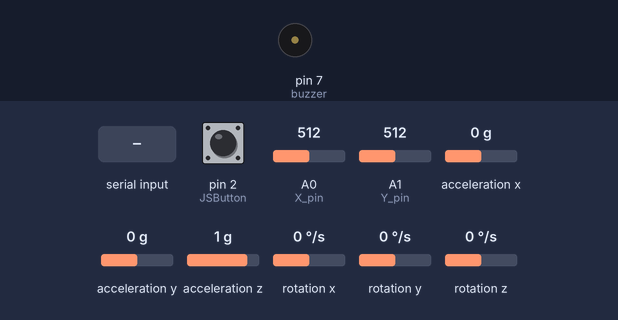
Simulated run of this sketch. Board: Arduino Uno, built with avr-gcc and run on an emulated ATmega328P. Shown: buzzer (waves = sounding, pin HIGH). Wiring (inferred from the names in the program): MPU-6050 motion sensor at I2C address 0x68. Inputs (shaded band) come from the test bench; at power-on: pin 2 (JSButton) HIGH, A0 (X_pin) = 512, A1 (Y_pin) = 512, acceleration x 0 g, acceleration y 0 g, acceleration z 1 g, rotation x 0 °/s, rotation y 0 °/s, rotation z 0 °/s. What the sketch prints to the serial monitor is not drawn.

Above: at 1.2 s.
1.3 s: "1" received over Serial
Timing chart, 0 to 4.3 s (numbered marks = the images above; inputs shaded):
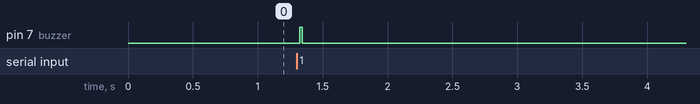

Measured:
- after the input at 1.3 s, pin 7 (buzzer): LOW → HIGH at once, → LOW 0.02 s later

The sketch:

Joystick_Code_Final.ino
```cpp
#include<Wire.h>
const int MPU_addr=0x68;  // I2C address of the MPU-6050
int16_t AcX,AcY,AcZ,Tmp,GyX,GyY,GyZ;

const int JoyStick_pin = 2; //plug Joystick 'Button' into pin 8
const int X_pin = A0;       //plug joystick X direction into pin A0
const int Y_pin = A1;     //plug joystick Y direction into pin A1
int xc;
int yc;
const int JSButton = 2;
int buzzer = 7;              //Variable Decleration for Buzzer
int data;


void setup() {
  for (int i = 0; i < 2; i++) {
    digitalWrite(JSButton,HIGH);
  }
  Wire.begin();
  Wire.beginTransmission(MPU_addr);
  Wire.write(0x6B);  // PWR_MGMT_1 register
  Wire.write(0);     // set to zero (wakes up the MPU-6050)
  Wire.endTransmission(true);
  Serial.begin(9600);
  pinMode(buzzer,OUTPUT);    //Initialize digital pin 7 (buzzer) as an output.
  data = Serial.read();
}

void loop() {
  int x = analogRead(X_pin) - 517;  //read x direction value and -517 to bring back to around 0
  int y = analogRead(Y_pin) - 512;  //read y direction value and -512 to bring back to around 0

  Wire.beginTransmission(MPU_addr);
  Wire.write(0x3B);  // starting with register 0x3B (ACCEL_XOUT_H)
  Wire.endTransmission(false);
  Wire.requestFrom(MPU_addr,14,true);  // request a total of 14 registers
  AcX=Wire.read()<<8|Wire.read();  // 0x3B (ACCEL_XOUT_H) & 0x3C (ACCEL_XOUT_L)
  AcY=Wire.read()<<8|Wire.read();  // 0x3D (ACCEL_YOUT_H) & 0x3E (ACCEL_YOUT_L)
  AcZ=Wire.read()<<8|Wire.read();  // 0x3F (ACCEL_ZOUT_H) & 0x40 (ACCEL_ZOUT_L)
  Tmp=Wire.read()<<8|Wire.read();  // 0x41 (TEMP_OUT_H) & 0x42 (TEMP_OUT_L)
  GyX=Wire.read()<<8|Wire.read();  // 0x43 (GYRO_XOUT_H) & 0x44 (GYRO_XOUT_L)
  GyY=Wire.read()<<8|Wire.read();  // 0x45 (GYRO_YOUT_H) & 0x46 (GYRO_YOUT_L)
  GyZ=Wire.read()<<8|Wire.read();  // 0x47 (GYRO_ZOUT_H) & 0x48 (GYRO_ZOUT_L)

   if (x <-500 || AcX > 10000) {         //joystick has off set of +/-8 so this negates that
    xc = 1;     //left
  }else if (x > 499 || AcX < -10000) {
    xc = 2;    //right
  }else {
    xc = 3;
  }

   if (y <-499 || AcY > 5000) {
    yc = 1;   //down
  }else if (y >500  || AcY < -2000) {
    yc = 2;  //up
  }else {
    yc = 3;
  }

  if ((AcX > 10000 || AcX < -10000) && (AcZ > 17000)) {
    Serial.println("D330"); //Bonus Mode
    delay(30);
  }
  //Serial.print("D");  //start printing the data, format is Sxc,yc,buttonStates > S1,1,0
  Serial.print("D");
  Serial.print(xc);
  Serial.print(yc);
  Serial.println(digitalRead(JSButton));
  data = Serial.read();

    if (data == '1')
    {
      //digitalWrite(led, HIGH);
      //digitalWrite(LED_BUILTIN, HIGH);
      digitalWrite(buzzer, HIGH);
      delay(20);
      digitalWrite(buzzer, LOW);
    }
    else
    {
    }
  //Serial.println(AcX);
  //Serial.print("  A  ");
  //Serial.println(AcY);
  //Serial.println(AcZ);
  //Serial.println(GyX);
  //Serial.print("  G  ");
  //Serial.println(GyY);
  //Serial.println("  ");
  //Serial.println(GyZ);
  //Serial.println("  ");

  delay(30);
}
```
